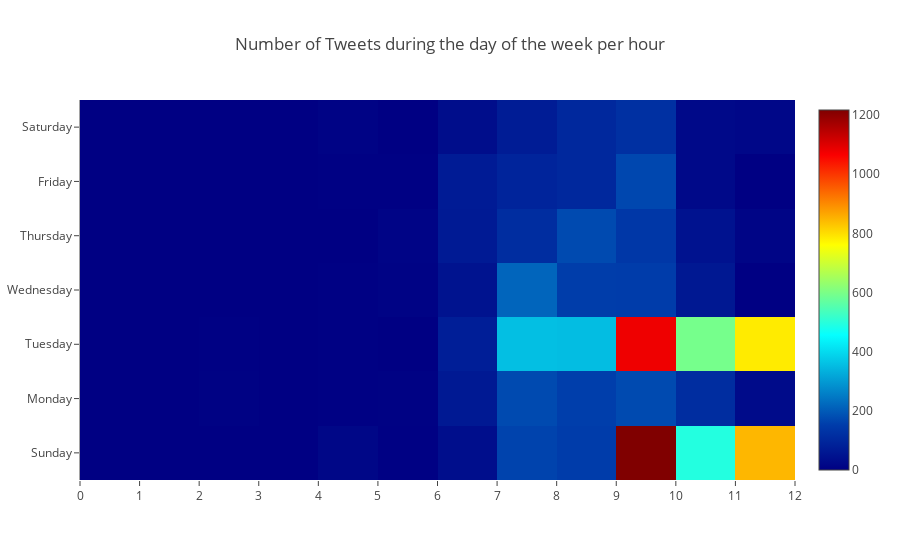

The notebook cell saved with this chart:
### Code cell
trace = Heatmap(z=z2016,
                x=[i for i in np.arange(0,13)],
                y=['Sunday','Monday', 'Tuesday', 'Wednesday', 'Thursday', 'Friday','Saturday'],
                colorscale = 'Jet'
               )
layout = Layout(
    title='Number of Tweets during the day of the week per hour',
    xaxis=dict(nticks=24)

)
data=[trace]
fig = Figure(data=data,layout=layout)
# plot(fig, filename='numberoftweets.html')
iplot(fig, filename='numberoftweets.html')

### Figure 1 — Plotly figure (JSON) as saved in the notebook; plotly's stock layout.template omitted (floating-point values rounded to 4 significant figures)
{"data": [{"colorscale": "Jet", "type": "heatmap", "x": [0, 1, 2, 3, 4, 5, 6, 7, 8, 9, 10, 11, 12], "y": ["Sunday", "Monday", "Tuesday", "Wednesday", "Thursday", "Friday", "Saturday"], "z": [[0, 0, 0, 0, 17, 3, 36, 163, 152, 1217, 493, 846], [1, 0, 4, 1, 2, 4, 63, 174, 156, 174, 114, 28], [0, 0, 2, 1, 2, 1, 77, 356, 353, 1078, 594, 784], [0, 0, 1, 1, 2, 7, 48, 216, 153, 152, 60, 1], [0, 0, 0, 1, 1, 10, 66, 113, 174, 140, 45, 12], [0, 1, 1, 0, 2, 2, 69, 92, 102, 169, 24, 0], [0, 0, 0, 1, 8, 0, 32, 70, 102, 121, 24, 19]]}], "layout": {"title": "Number of Tweets during the day of the week per hour", "xaxis": {"nticks": 24}}}
